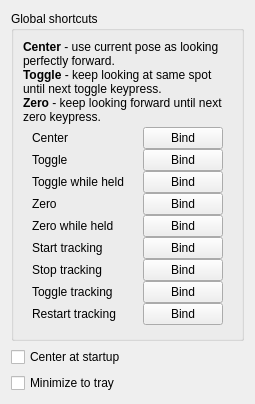
     <widget class="QWidget" name="tab">
      <attribute name="title">
       <string>Shortcuts</string>
      </attribute>
      <layout class="QGridLayout" name="gridLayout_9">
       <item row="1" column="0">
        <widget class="QCheckBox" name="center_at_startup">
         <property name="text">
          <string>Center at startup</string>
         </property>
        </widget>
       </item>
       <item row="2" column="0">
        <widget class="QCheckBox" name="trayp">
         <property name="text">
          <string>Minimize to tray</string>
         </property>
        </widget>
       </item>
       <item row="0" column="0">
        <widget class="QGroupBox" name="groupBox_8">
         <property name="sizePolicy">
          <sizepolicy hsizetype="Preferred" vsizetype="Minimum">
           <horstretch>0</horstretch>
           <verstretch>0</verstretch>
          </sizepolicy>
         </property>
         <property name="title">
          <string>Global shortcuts</string>
         </property>
         <layout class="QGridLayout" name="gridLayout_15">
          <property name="verticalSpacing">
           <number>3</number>
          </property>
          <item row="0" column="0">
           <widget class="QLabel" name="label_23">
            <property name="sizePolicy">
             <sizepolicy hsizetype="Minimum" vsizetype="Maximum">
              <horstretch>0</horstretch>
              <verstretch>0</verstretch>
             </sizepolicy>
            </property>
            <property name="text">
             <string>&lt;html&gt;&lt;head/&gt;&lt;body&gt;&lt;p&gt;&lt;span style=&quot; font-weight:600;&quot;&gt;Center&lt;/span&gt; - use current pose as looking perfectly forward.&lt;br/&gt;&lt;span style=&quot; font-weight:600;&quot;&gt;Toggle&lt;/span&gt; - keep looking at same spot until next toggle keypress.&lt;br/&gt;&lt;span style=&quot; font-weight:600;&quot;&gt;Zero&lt;/span&gt; - keep looking forward until next zero keypress.&lt;/p&gt;&lt;/body&gt;&lt;/html&gt;</string>
            </property>
            <property name="wordWrap">
             <bool>true</bool>
            </property>
           </widget>
          </item>
          <item row="1" column="0">
           <widget class="QFrame" name="frame114">
            <property name="sizePolicy">
             <sizepolicy hsizetype="Preferred" vsizetype="Minimum">
              <horstretch>0</horstretch>
              <verstretch>0</verstretch>
             </sizepolicy>
            </property>
            <property name="styleSheet">
             <string notr="true">QGroupBox { border: 0; }</string>
            </property>
            <layout class="QGridLayout" name="gridLayout_8">
             <property name="topMargin">
              <number>0</number>
             </property>
             <property name="bottomMargin">
              <number>4</number>
             </property>
             <property name="verticalSpacing">
              <number>0</number>
             </property>
             <item row="3" column="1">
              <widget class="QLabel" name="zero_text">
               <property name="text">
                <string/>
               </property>
              </widget>
             </item>
             <item row="3" column="2">
              <widget class="QPushButton" name="bind_zero">
               <property name="text">
                <string>Bind</string>
               </property>
              </widget>
             </item>
             <item row="0" column="0">
              <widget class="QLabel" name="textLabel2_3">
               <property name="text">
                <string>Center</string>
               </property>
               <property name="wordWrap">
                <bool>false</bool>
               </property>
              </widget>
             </item>
             <item row="1" column="2">
              <widget class="QPushButton" name="bind_toggle">
               <property name="text">
                <string>Bind</string>
               </property>
              </widget>
             </item>
             <item row="2" column="1">
              <widget class="QLabel" name="toggle_held_text">
               <property name="text">
                <string/>
               </property>
              </widget>
             </item>
             <item row="4" column="0">
              <widget class="QLabel" name="label_33">
               <property name="text">
                <string>Zero while held</string>
               </property>
              </widget>
             </item>
             <item row="4" column="1">
              <widget class="QLabel" name="zero_held_text">
               <property name="text">
                <string/>
               </property>
              </widget>
             </item>
             <item row="1" column="1">
              <widget class="QLabel" name="toggle_text">
               <property name="text">
                <string/>
               </property>
              </widget>
             </item>
             <item row="1" column="0">
              <widget class="QLabel" name="textLabel2_5">
               <property name="text">
                <string>Toggle</string>
               </property>
               <property name="wordWrap">
                <bool>false</bool>
               </property>
              </widget>
             </item>
             <item row="3" column="0">
              <widget class="QLabel" name="textLabel2_6">
               <property name="text">
                <string>Zero</string>
               </property>
               <property name="wordWrap">
                <bool>false</bool>
               </property>
              </widget>
             </item>
             <item row="0" column="1">
              <widget class="QLabel" name="center_text">
               <property name="text">
                <string/>
               </property>
              </widget>
             </item>
             <item row="0" column="2">
              <widget class="QPushButton" name="bind_center">
               <property name="text">
                <string>Bind</string>
               </property>
              </widget>
             </item>
             <item row="2" column="2">
              <widget class="QPushButton" name="bind_toggle_held">
               <property name="text">
                <string>Bind</string>
               </property>
              </widget>
             </item>
             <item row="2" column="0">
              <widget class="QLabel" name="label_32">
               <property name="text">
                <string>Toggle while held</string>
               </property>
              </widget>
             </item>
             <item row="4" column="2">
              <widget class="QPushButton" name="bind_zero_held">
               <property name="text">
                <string>Bind</string>
               </property>
              </widget>
             </item>
             <item row="5" column="0">
              <widget class="QLabel" name="textLabel2_7">
               <property name="text">
                <string>Start tracking</string>
               </property>
               <property name="wordWrap">
                <bool>false</bool>
               </property>
              </widget>
             </item>
             <item row="8" column="2">
              <widget class="QPushButton" name="bind_restart_tracking">
               <property name="text">
                <string>Bind</string>
               </property>
              </widget>
             </item>
             <item row="6" column="1">
              <widget class="QLabel" name="stop_tracking_text">
               <property name="text">
                <string/>
               </property>
              </widget>
             </item>
             <item row="7" column="1">
              <widget class="QLabel" name="toggle_tracking_text">
               <property name="text">
                <string/>
               </property>
              </widget>
             </item>
             <item row="5" column="1">
              <widget class="QLabel" name="start_tracking_text">
               <property name="text">
                <string/>
               </property>
              </widget>
             </item>
             <item row="6" column="0">
              <widget class="QLabel" name="textLabel2_8">
               <property name="text">
                <string>Stop tracking</string>
               </property>
               <property name="wordWrap">
                <bool>false</bool>
               </property>
              </widget>
             </item>
             <item row="6" column="2">
              <widget class="QPushButton" name="bind_stop">
               <property name="text">
                <string>Bind</string>
               </property>
              </widget>
             </item>
             <item row="7" column="0">
              <widget class="QLabel" name="textLabel2_9">
               <property name="text">
                <string>Toggle tracking</string>
               </property>
               <property name="wordWrap">
                <bool>false</bool>
               </property>
              </widget>
             </item>
             <item row="7" column="2">
              <widget class="QPushButton" name="bind_toggle_tracking">
               <property name="text">
                <string>Bind</string>
               </property>
              </widget>
             </item>
             <item row="5" column="2">
              <widget class="QPushButton" name="bind_start">
               <property name="text">
                <string>Bind</string>
               </property>
              </widget>
             </item>
             <item row="8" column="1">
              <widget class="QLabel" name="restart_tracking_text">
               <property name="text">
                <string/>
               </property>
              </widget>
             </item>
             <item row="8" column="0">
              <widget class="QLabel" name="textLabel2_10">
               <property name="text">
                <string>Restart tracking</string>
               </property>
               <property name="wordWrap">
                <bool>false</bool>
               </property>
              </widget>
             </item>
            </layout>
           </widget>
          </item>
         </layout>
        </widget>
       </item>
      </layout>
     </widget>
